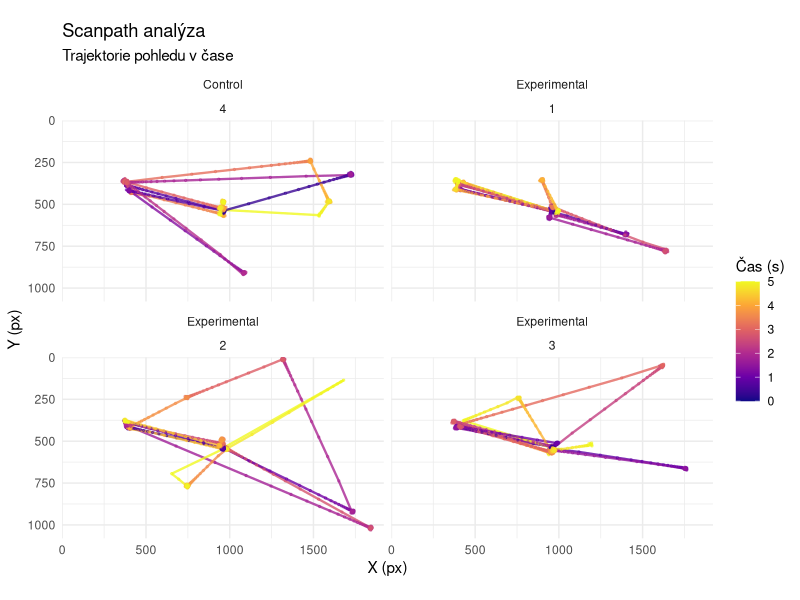
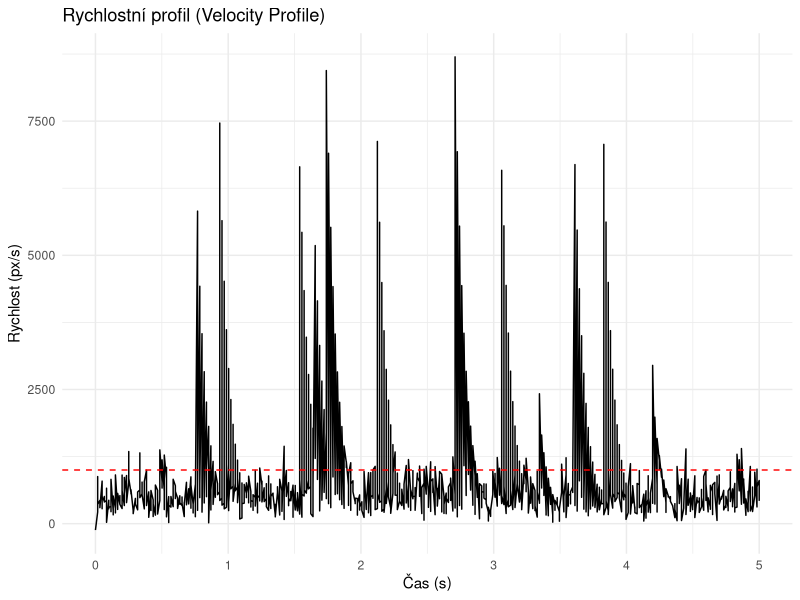

Generate these figures, in order, with R: (Note: this script raises an error after producing the figures.)
## ---- chunk 1
knitr::opts_chunk$set(echo = TRUE)
library(dplyr)
library(ggplot2)
library(tidyr)
## ---- chunk 2
raw_data <- read.csv("data/raw_data.csv")
trials <- read.csv("data/trials.csv")
aois <- read.csv("data/aois.csv")

# Spojení dat (join)
df <- raw_data %>%
  left_join(trials, by = "trial_id") %>%
  mutate(
    time_sec = timestamp / 1000
  ) %>%
  group_by(trial_id) %>%
  mutate(
    # Výpočet rychlosti (velocity) pro detekci sakád
    # Vzdálenost mezi vzorky
    dist_px = sqrt((x - lag(x))^2 + (y - lag(y))^2),
    # Časový rozdíl
    time_diff = time_sec - lag(time_sec),
    # Rychlost v px/s
    velocity = dist_px / time_diff,
    # Jednoduchá detekce sakád (prahová hodnota např. 
    # 1000 px/s - závisí na vzorkovací frekvenci a nastavení)
    is_saccade = velocity > 1000
  ) %>%
  ungroup()
head(df)
## ---- chunk 3
# Vybereme prvních pár trialů
df_subset <- df %>% filter(trial_id <= 4)

ggplot(df_subset, aes(x = x, y = y)) +
  # Obrázek na pozadí (volitelné)
  # annotation_custom(...) +
  # Trajektorie
  geom_path(aes(color = time_sec), size = 0.8, alpha = 0.8) +
  # Body (vzorky)
  geom_point(aes(color = time_sec), size = 0.5, alpha = 0.5) +
  # Hranice obrazovky
  scale_x_continuous(limits = c(0, 1920), expand = c(0, 0)) +
  scale_y_reverse(limits = c(1080, 0), expand = c(0, 0)) +
  # Vzhled
  scale_color_viridis_c(option = "plasma", name = "Čas (s)") +
  coord_fixed() +
  theme_minimal() +
  labs(
    title = "Scanpath analýza",
    subtitle = "Trajektorie pohledu v čase",
    x = "X (px)",
    y = "Y (px)"
  ) +
  facet_wrap(~ condition + trial_id)
## ---- chunk 4
# Vizualizace rychlostního profilu pro jeden trial
df_trial1 <- df %>% filter(trial_id == 1)

ggplot(df_trial1, aes(x = time_sec, y = velocity)) +
  geom_line() +
  geom_hline(yintercept = 1000, color = "red", linetype = "dashed") +
  theme_minimal() +
  labs(
    title = "Rychlostní profil (Velocity Profile)",
    y = "Rychlost (px/s)",
    x = "Čas (s)"
  )

# Statistiky sakád
saccade_stats <- df %>%
  group_by(trial_id, condition) %>%
  summarise(
    saccade_count = sum(is_saccade, na.rm = TRUE),
    mean_velocity = mean(velocity, na.rm = TRUE),
    .groups = "drop"
  )

head(saccade_stats)
## ---- chunk 5
df_exp <- df %>% filter(condition == "Experimental")

ggplot(df_exp, aes(x = x, y = y)) +
  # Heatmapa pomocí 2D hustoty
  stat_density_2d(aes(fill = ..level..), geom = "polygon", alpha = 0.8) +
  # Zobrazení AOI
  geom_circle(data = aois, aes(x0 = x, y0 = y, r = width/2, fill = NA), inherit.aes = FALSE, color = "red", size = 1) +
  # Nastavení os
  scale_x_continuous(limits = c(0, 1920), expand = c(0, 0)) +
  scale_y_reverse(limits = c(1080, 0), expand = c(0, 0)) +
  scale_fill_viridis_c(option = "inferno") +
  coord_fixed() +
  theme_dark() +
  labs(
    title = "Heatmapa fixací",
    subtitle = "Experimentální podmínka"
  )
## ---- chunk 6
# Funkce pro zjištění, zda je bod v kruhu
in_circle <- function(x, y, cx, cy, r) {
  (x - cx)^2 + (y - cy)^2 <= r^2
}

# Přidání AOI hitů do dataframe
df_aoi <- df %>%
  mutate(
    in_target = in_circle(x, y, 960, 540, 50), # Target r=50
    in_distractor = in_circle(x, y, 400, 400, 50), # Distractor r=50
    current_aoi = case_when(
      in_target ~ "Target",
      in_distractor ~ "Distractor",
      TRUE ~ "Other"
    )
  )
## ---- chunk 7
ttf_analysis <- df_aoi %>%
  group_by(trial_id, condition) %>%
  summarise(
    # Najdeme první čas, kdy byl hit v Targetu
    ttf_target = min(time_sec[in_target], na.rm = TRUE),
    # Pokud nebyl hit, bude Inf -> nahradíme NA
    ttf_target = ifelse(is.infinite(ttf_target), NA, ttf_target),
    .groups = "drop"
  )

ggplot(ttf_analysis, aes(x = condition, y = ttf_target, fill = condition)) +
  geom_boxplot() +
  theme_minimal() +
  labs(title = "Time To First Fixation (Target)", y = "Čas (s)")
## ---- chunk 8
# Funkce pro výpočet přechodů
calc_transitions <- function(aoi_sequence) {
  # Odstraníme po sobě jdoucí duplikáty (run-length encoding)
  rle_res <- rle(aoi_sequence)
  sequence <- rle_res$values
  
  # Vytvoříme páry (from -> to)
  transitions <- data.frame(
    from = head(sequence, -1),
    to = tail(sequence, -1)
  )
  
  return(transitions)
}

# Aplikace na data
transitions_df <- df_aoi %>%
  group_by(trial_id, condition) %>%
  reframe(calc_transitions(current_aoi)) %>%
  count(condition, from, to) %>%
  group_by(condition, from) %>%
  mutate(probability = n / sum(n)) %>%
  ungroup()

# Vizualizace přechodů (Heatmapa matice přechodů)
ggplot(transitions_df, aes(x = to, y = from, fill = probability)) +
  geom_tile() +
  geom_text(aes(label = round(probability, 2)), color = "white") +
  facet_wrap(~ condition) +
  scale_fill_viridis_c() +
  theme_minimal() +
  labs(title = "Transition Probability Matrix")
## ---- chunk 9
# Definice cíle (např. střed obrazovky pro jednoduchost, nebo dle AOI)
target_x <- 960
target_y <- 540

df_dist <- df %>%
  mutate(
    dist_to_center = sqrt((x - target_x)^2 + (y - target_y)^2)
  ) %>%
  group_by(trial_id, condition) %>%
  mutate(
    # Normalizace času (0 = začátek trialu)
    time_norm = timestamp - min(timestamp)
  )

ggplot(df_dist, aes(x = time_norm, y = dist_to_center, color = condition, group = trial_id)) +
  geom_line(alpha = 0.3) +
  geom_smooth(aes(group = condition), method = "loess", se = TRUE, size = 1.5) +
  theme_bw() +
  labs(
    title = "Vzdálenost od středu v čase",
    x = "Čas od začátku trialu (ms)",
    y = "Vzdálenost (px)"
  )
## ---- chunk 10
# Baseline korekce (prvních 200 ms trialu)
df_pupil <- df %>%
  group_by(trial_id) %>%
  mutate(
    baseline = mean(pupil[timestamp <= 200], na.rm = TRUE),
    pupil_change = (pupil - baseline) / baseline * 100 # Procentuální změna
  ) %>%
  ungroup()

ggplot(df_pupil, aes(x = timestamp, y = pupil_change, color = condition)) +
  stat_summary(fun = mean, geom = "line", size = 1) +
  stat_summary(fun.data = mean_se, geom = "ribbon", alpha = 0.2, aes(fill = condition), color = NA) +
  theme_classic() +
  labs(
    title = "Změna velikosti zornice",
    y = "% změna oproti baseline",
    x = "Čas (ms)"
  )
## ---- chunk 11
pupil_metrics <- df_pupil %>%
  group_by(trial_id, condition) %>%
  summarise(
    peak_dilation = max(pupil_change, na.rm = TRUE),
    latency_to_peak = time_sec[which.max(pupil_change)],
    mean_dilation = mean(pupil_change, na.rm = TRUE),
    .groups = "drop"
  )

# Vizualizace Peak Dilation
ggplot(pupil_metrics, aes(x = condition, y = peak_dilation, fill = condition)) +
  geom_violin(alpha = 0.5) +
  geom_boxplot(width = 0.2) +
  theme_minimal() +
  labs(title = "Peak Pupil Dilation", y = "Max % změna")
## ---- chunk 12
# Agregace dat na úroveň trialu
trial_summary <- df %>%
  group_by(trial_id, condition) %>%
  summarise(
    mean_pupil = mean(pupil, na.rm = TRUE),
    mean_dist = mean(sqrt((x - 960)^2 + (y - 540)^2), na.rm = TRUE),
    total_time = max(timestamp) - min(timestamp),
    .groups = "drop"
  )

head(trial_summary)
## ---- chunk 13
# Nezávislý t-test (pokud máme různé subjekty v podmínkách, zde pro ilustraci)
# V reálu bychom spíše použili párový t-test nebo mixed models, pokud jde o within-subject design.

t_test_result <- t.test(mean_pupil ~ condition, data = trial_summary)
print(t_test_result)

# Vizualizace výsledku (boxplot)
ggplot(trial_summary, aes(x = condition, y = mean_pupil, fill = condition)) +
  geom_boxplot(alpha = 0.5) +
  geom_jitter(width = 0.2, alpha = 0.5) +
  theme_minimal() +
  labs(title = "Porovnání velikosti zornice dle podmínky")
## ---- chunk 14
lm_model <- lm(mean_dist ~ trial_id + condition, data = trial_summary)
summary(lm_model)

# Vizualizace modelu
ggplot(trial_summary, aes(x = trial_id, y = mean_dist, color = condition)) +
  geom_point() +
  geom_smooth(method = "lm", se = TRUE) +
  theme_minimal() +
  labs(title = "Regrese: Vzdálenost od středu v průběhu experimentu")
## ---- chunk 15
# Vytvoření fiktivní 3. skupiny pro demonstraci
trial_summary_3grp <- trial_summary %>%
  mutate(
    group_factor = sample(c("A", "B", "C"), size = n(), replace = TRUE)
  )

anova_model <- aov(mean_pupil ~ group_factor, data = trial_summary_3grp)
summary(anova_model)

# Tukey HSD post-hoc test
TukeyHSD(anova_model)
## ---- chunk 16
fix_aoi <- AOI_seq(
  fixation_dispersion(et_data, disp_tol = 50, min_dur = 100),
  AOIs = aoi_sets[1:4,],
  AOI_names = aoi_names[1:4]
)
fix_aoi
# Přechodová matice (Transition Matrix)
transition_matrix <- table(fix_aoi$AOI, lead(fix_aoi$AOI))
print(transition_matrix)

# Vizualizace sekvencí (Sequence Plot)
# eyetools::plot_seq(seq_data) # Pokud bychom měli výstup z AOI_seq

# Alternativní vizualizace pomocí ggplot
ggplot(fix_aoi, aes(x = start, y = AOI, color = AOI)) +
  geom_point(size = 3) +
  geom_segment(aes(xend = end, yend = AOI), size = 2) +
  facet_grid(rows = vars(pID), cols = vars(trial)) +
  labs(title = "Sekvence návštěv AOI v čase", x = "Čas (ms)", y = "AOI") +
  theme_minimal()
